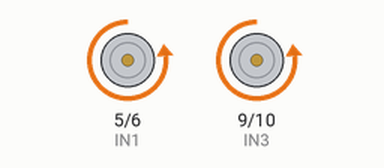
A sketch run on a simulated Arduino Uno, built with avr-gcc and run on an emulated ATmega328P. On the bench: motor-driver pin pairs drawn as motors (green arrow = first pin HIGH = forward, orange = second pin HIGH = backward, longer = more drive). What the sketch prints to the serial monitor is not drawn.

Above: at 0.15 s.
At 8.2 s:
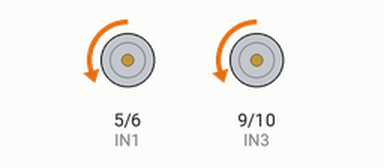
At 17.46 s:
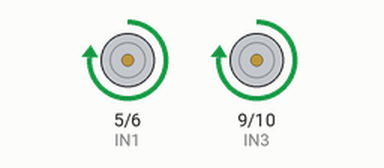
At 36.3 s:
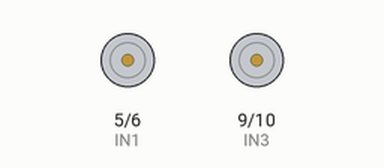
Timing chart, 0 to 40.0 s (numbered marks = the images above):
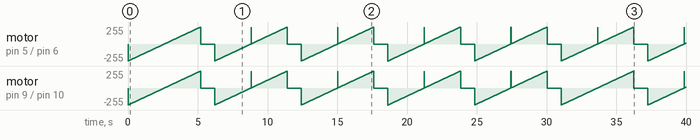

The sketch:

h-brug.ino
```cpp
const int IN1 = 5;   // Motor A pin 1
const int IN2 = 6;   // Motor A pin 2
const int IN3 = 9;   // Motor B pin 1
const int IN4 = 10;  // Motor B pin 2

void setup() {
  pinMode(IN1, OUTPUT);
  pinMode(IN2, OUTPUT);
  pinMode(IN3, OUTPUT);
  pinMode(IN4, OUTPUT);
  Serial.begin(9600);
  Serial.println("Twee motoren snelheidsverloop test start");
}

void loop() {
  // snelheid van -255 (achteruit) naar 255 (vooruit)
  for (int snelheid = -255; snelheid <= 255; snelheid++) {
    stelMotorSnelheidIn(IN1, IN2, snelheid);  // Motor A
    stelMotorSnelheidIn(IN3, IN4, snelheid);  // Motor B
    Serial.println(snelheid);
    delay(10); // bepaalt hoe snel de verandering verloopt
  }

  // eventueel even stoppen
  stelMotorSnelheidIn(IN1, IN2, 0);
  stelMotorSnelheidIn(IN3, IN4, 0);
  delay(1000);
}

// ---------- Functie om motorrichting en PWM in te stellen ----------
void stelMotorSnelheidIn(int pin1, int pin2, int snelheid) {
  if (snelheid > 0) {
    analogWrite(pin1, snelheid);
    analogWrite(pin2, 0);
  } else if (snelheid < 0) {
    analogWrite(pin1, 0);
    analogWrite(pin2, -snelheid); // negatief omzetten naar positief
  } else {
    // motor uit
    analogWrite(pin1, 0);
    analogWrite(pin2, 0);
  }
}
```
